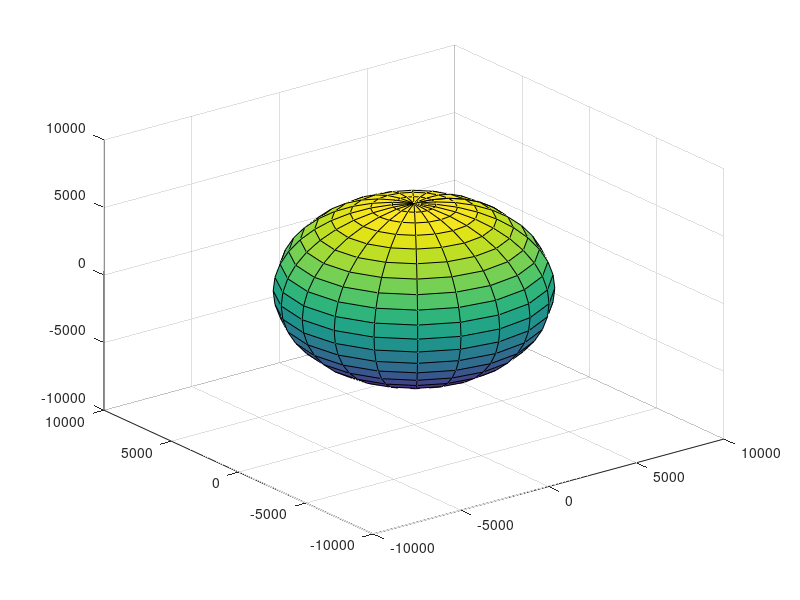

The MATLAB script that drew this image: (Note: this script raises an error after producing the figure.)
clear; clc; close all;
%% Constants

mu = 398600; % Earth, km^3/s^2 
mu_Sun = 1.327124400e11; % Sun, km^3/s^2
earth_w = 0.004178074; % deg/s
m_Sun = 1.989E30;
m_Earth = 5.97219E24;
R_SOI = 150e6 * (m_Earth/m_Sun) ^ (2/5);

%% Setup Geometry and Plots
[X,Y,Z] = sphere;
R_E = 6371; % Earth Radius, km

X_E = X * R_E;
Y_E = Y * R_E;
Z_E = Z * R_E;
c_RotX = mean(mean(X_E));
c_RotY = mean(mean(Y_E));
c_Rot = [c_RotX c_RotY 0];



figure(1);
earth = surf(X_E,Y_E,-Z_E);
earthMap = imread("world_Map.jpg");



set(earth,'CData', earthMap,'FaceColor','texturemap',"EdgeColor","none")

hold on
colormap white
axis equal
set(gca,'Color','#BEBEBE');
set(gca, 'GridColor', 'white'); 


view(135,40)
run('M1_LaunchParameters.m')   % Get launch parameters
rotate(earth, [0 0 1], siderealTime(jdt))

quiver3(6378,0,0, 4000, 0, 0,"filled","LineWidth",3,"ShowArrowHead","on", "Color","green","MaxHeadSize",10);
text(6378 * 2,0,0,"Vernal Eq. ♈")

%% Earth Ephemeris
[earth_Pos, earth_V] = planetEphemeris(jdt, "SolarSystem","Earth");

earth_V_hat = earth_V / norm(earth_V);
rootX = earth_V_hat * 6378;
tipX = earth_V_hat * 4000;
quiver3(rootX(1),rootX(2), 0, tipX(1), tipX(2), 0,"filled","LineWidth",3,"ShowArrowHead","on", "Color","cyan","MaxHeadSize",10);
text(rootX(1) * 2 ,rootX(2) * 2, 0, "Earth Prograde")

earth_R_hat = -earth_Pos / norm(earth_Pos);
rootX = earth_R_hat * 6378;
tipX = earth_R_hat * 4000;
quiver3(rootX(1),rootX(2), 0, tipX(1), tipX(2), 0,"filled","LineWidth",3,"ShowArrowHead","on", "Color","yellow","MaxHeadSize",10);

text(rootX(1) * 2, rootX(2) * 2, 0, "⊙")

earth_Orbit_R = norm(earth_Pos); % this will be accepted as the circular radius of heliocentric Earth orbit.
earth_Orbit_T = 2 * pi * earth_Orbit_R^(1.5) / sqrt(mu_Sun);
earth_Orbit_w = 2 * pi / earth_Orbit_T;

%% Mars Ephemeris
[mars_Pos, mars_V] = planetEphemeris(jdt, "SolarSystem","Mars");
mars_Orbit_R = norm(mars_Pos);  % this will be accepted as the circular radius of heliocentric Mars orbit.
mars_R_hat = mars_Pos / norm(mars_Pos);

mars_Orbit_T = 2 * pi * mars_Orbit_R^(1.5) / sqrt(mu_Sun);
mars_Orbit_w = 2 * pi / mars_Orbit_T;


%% Maneuvering Parameters
planeThreshold = 20;            % desired plane is accepted as reached if SC is closer than the treshold.
planeChangeStatus = 0;          % plane change status
analytical_dV_planeChange = 2 * magV * sind(lat / 2); % analytical value of the plane change delta-v.

departureStatus = 0;

% dp = dot(mars_Pos(1,1:2), earth_Pos(1,1:2));
% angle = acosd(dp / (earth_Orbit_R * mars_Orbit_R));
SC_R = 6378 + 500;

transfer_e = (mars_Orbit_R - earth_Orbit_R) / (mars_Orbit_R + earth_Orbit_R);
perihelion_velocity = sqrt(mu_Sun * (1 + transfer_e) / earth_Orbit_R);
hyperbolic_excess = perihelion_velocity - earth_Orbit_w * earth_Orbit_R;
injection_velocity = sqrt(hyperbolic_excess^2 + 2 * mu / SC_R);
injection_dv = injection_velocity - sqrt(mu / SC_R);
departure_angle = 180 + acosd(1 / (1 + (SC_R * hyperbolic_excess^2 / mu)));

departureThreshold = 500; % km
departure_coordinates = SC_R * [cosd(departure_angle) -sind(departure_angle); sind(departure_angle) cosd(departure_angle)] * earth_V_hat(1, 1:2)';
departure_coordinates = [departure_coordinates' 0];
departure_coordinates = departure_coordinates / (norm(departure_coordinates) / SC_R);

timestepThreshold = 2e4; % km
timestepStatus = 0;
extendedTimeStep = 300; % s

%% Setup Spacecraft Initial Conditions

dt = 20;          % seconds
T = 0:dt:2e5;     % Time matrix
N = length(T);    % Iteration length


X_SC = zeros(N, 3);
V_SC = X_SC;
A_SC = V_SC;


X_SC(1,:) = R_i;
V_SC(1,:) = V_i;

e = zeros(N,1);
u = e;
ke = u;

a = @(X) -mu * X / norm(X)^3;

for i = 1:N
   A_SC(i,:) = a(X_SC(i,:));
   [X_SC, V_SC] = RK4(a, dt, X_SC,V_SC,i);


   % KE, PE and SE calculated as a metric of accuracy.
   u(i) = -mu / norm(X_SC(i,:));
   ke(i) = 0.5 * norm(V_SC(i,:))^2;
   e(i) = u(i) + ke(i);

   % Plot current position.
   figure(1)
   plot3(X_SC(i,1), X_SC(i, 2), X_SC(i, 3),".","Color","#FF3131");
   pause(0.001)
   rotate(earth, [0 0 1], earth_w*dt, c_Rot)

   % this if block checks whether plane change conditions are met.
   if abs(X_SC(i,3)) < planeThreshold
       disp("Plane change time!")
       X_SC(i,3) = 0;
       X_SC(i + 1, :) = X_SC(i, :);
       [ra, dec] = ECI2raDec(X_SC(i,:));
       V_hat = t_xX(dec, ra) * [1; 0; 0];
       
       V_SC(i + 1, :) = (V_hat * magV)';
       dV_planeChange = V_SC(i + 1,:) - V_SC(i,:);
       V_SC(i,:) =  V_SC(i + 1, :);
       planeThreshold = 0;
       planeChangeStatus = 1;
       disp("Plane change successful!")
       disp("Achieved dV = " + string(norm(dV_planeChange)) + " km/s")
       disp("Analytical value dV = " + string(analytical_dV_planeChange) + " km/s")
       disp("Difference = " + string(abs(norm(dV_planeChange) - analytical_dV_planeChange)) + " km/s");
   end

   if planeChangeStatus == 1
       if abs(norm(X_SC(i,:) - departure_coordinates)) < departureThreshold
           disp("Departure time!")
           X_SC(i,:) = departure_coordinates;
           X_SC(i + 1, :) = X_SC(i, :);
           [ra, dec] = ECI2raDec(X_SC(i,:));
           V_hat = t_xX(dec, ra) * [1; 0; 0];
           V_SC(i + 1, :) = (V_hat * injection_velocity)';
           V_SC(i,:) =  V_SC(i + 1, :);
           departureThreshold = 0;
           departureStatus = 1;
           disp("Departure trajectory achieved!")
           disp("dV = " + injection_dv + " km/s")
       end
      if norm(X_SC(i,:)) > timestepThreshold && timestepStatus == 0
           dt = extendedTimeStep;
           disp("Time step has been increased to " + dt + " seconds.")
           ts_left = length(T) - i;
           T(i:end) = T(i):dt:(T(i) + dt*ts_left);
           timestepStatus = 1;
      end
      if norm(X_SC(i,:)) > R_SOI
          disp("SOI radius reached.")
          soi_timestep = i;
          break
      end
   end

   % Real-time energy plots for monitoring.
   figure(2)
   subplot(3,1,1)
   plot(T(i),e(i),".r");
   xlabel("Time (s)")
   ylabel("SE (km^2/s^2)")
  ylim([-30 5])
   grid on
   hold on
   
   subplot(3,1,2)
   plot(T(i),norm(X_SC(i,:)),'.r')
%    ylim([6700, 7000])
   xlabel("Time (s)")
   ylabel("R (km)")
   grid on
   hold on

   subplot(3,1,3)
   plot(T(i),norm(A_SC(i,:)),'.r')
   xlabel("Time (s)")
   ylabel("Acceleration (km/s^2)")
%    ylim([0,12])
   grid on
   hold on
end

T_SOI = T(soi_timestep);
V_SOI = V_SC(soi_timestep);
X_SOI = X_SC(soi_timestep);
disp("Time elapsed since launch is " + string(T_SOI) + " seconds.")

